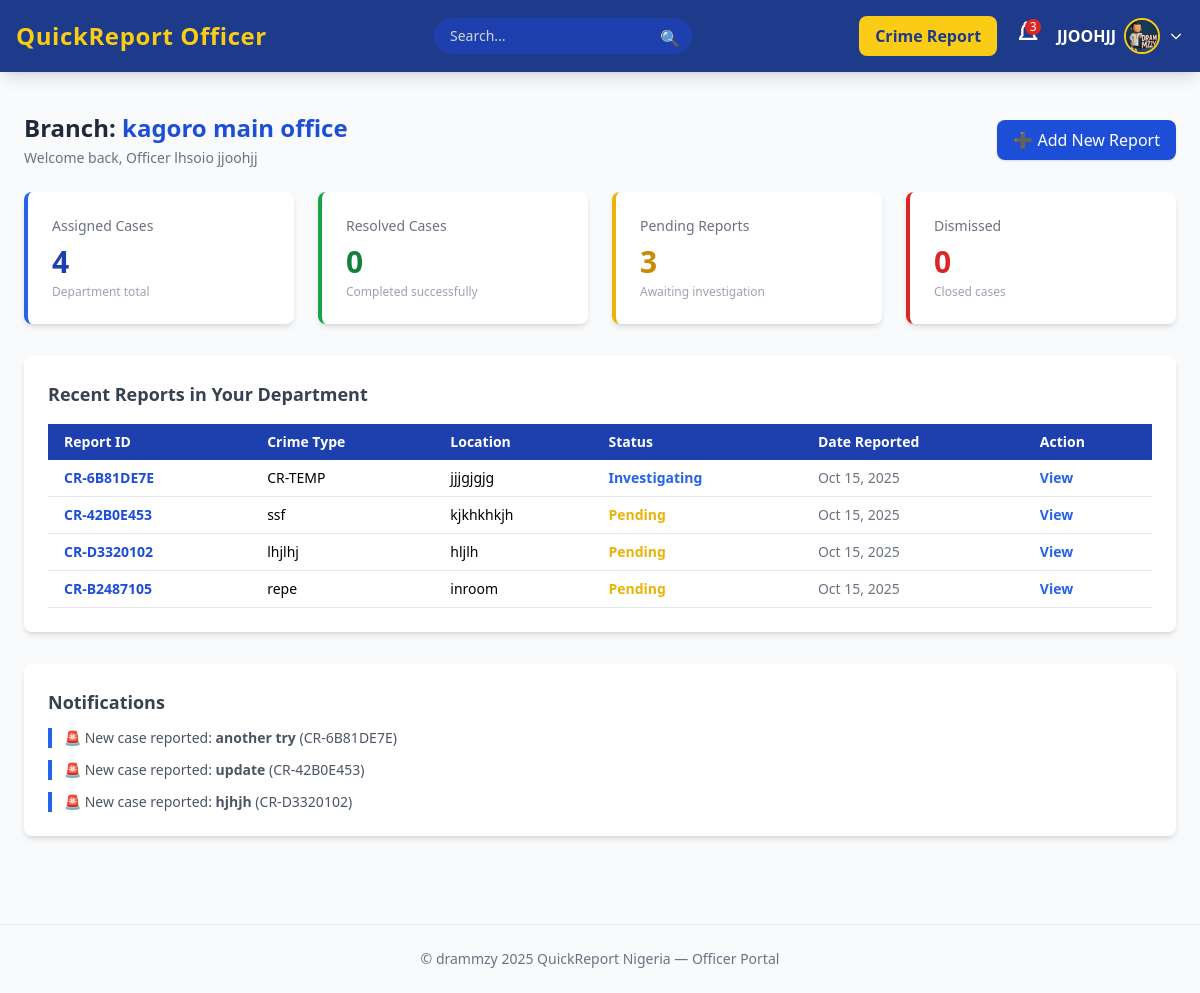
/officer-board/ (signed in), run on an earlier commit of the app's database.
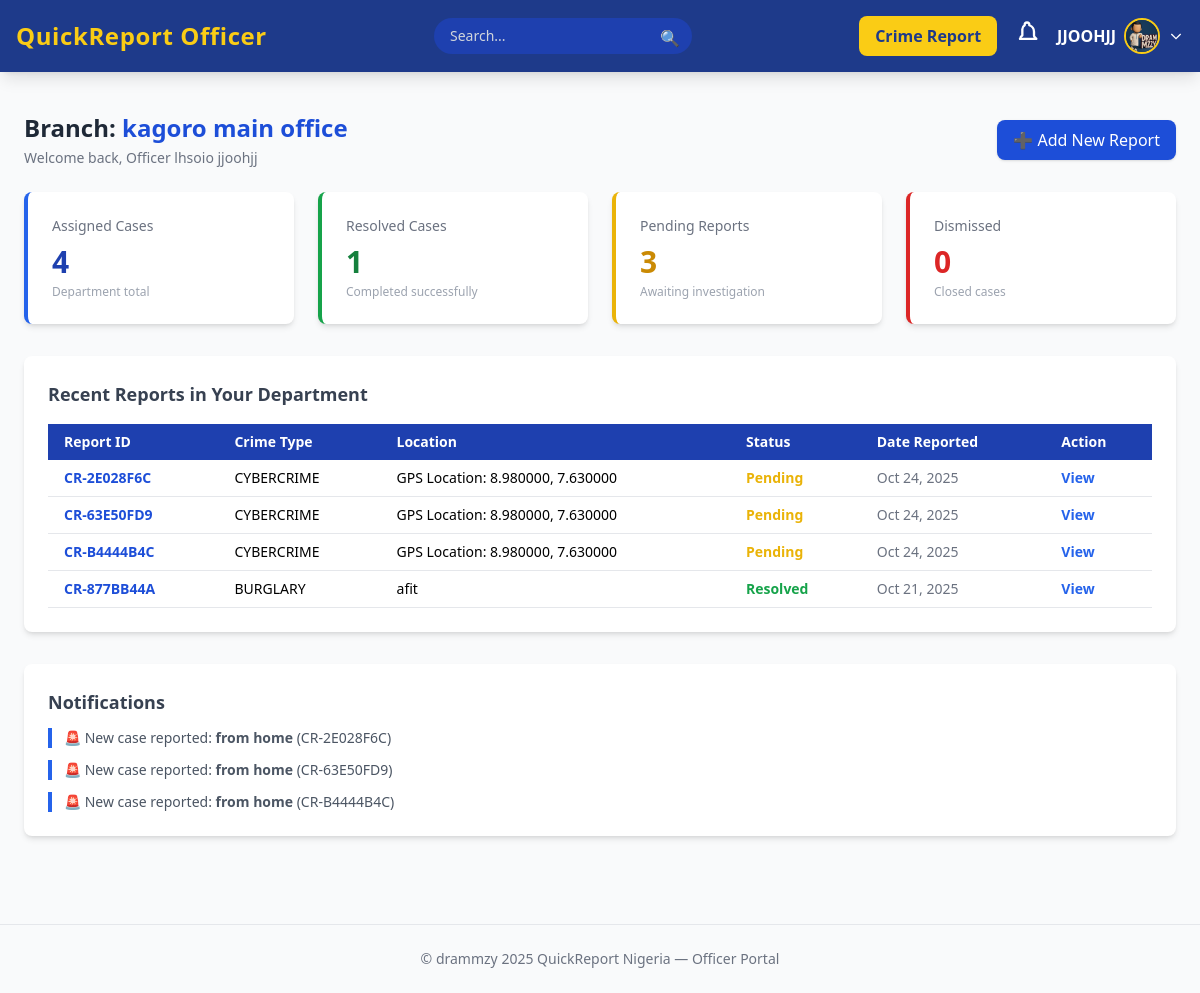
And on a later commit of the database.
### crime_app/models.py (models this page shows, shortened)
class User(AbstractUser):
    ROLE_CHOICES = (
        ('admin', 'Super Admin'),
        ('officer', 'Officer'),
        ('citizen', 'Citizen'),
    )
    role = models.CharField(max_length=20, choices=ROLE_CHOICES, default='citizen')
    phone = models.CharField(max_length=20, blank=True, null=True)
    address = models.TextField(blank=True, null=True)
    is_active = models.BooleanField(default=True)

class Officer(models.Model):
    RANK_CHOICES = [
        ('ASP', 'Assistant Superintendent of Police'),
        ('DSP', 'Deputy Superintendent of Police'),
        ('SP', 'Superintendent of Police'),
        ('CSP', 'Chief Superintendent of Police'),
        ('ACP', 'Assistant Commissioner of Police'),
        ('DCP', 'Deputy Commissioner of Police'),
        ('CP', 'Commissioner of Police'),
    ]
    user = models.OneToOneField(User, on_delete=models.CASCADE)
    rank = models.CharField(max_length=50, choices=RANK_CHOICES)
    badge_number = models.CharField(max_length=30, unique=True)
    department = models.ForeignKey('Department', on_delete=models.SET_NULL, null=True, blank=True, related_name='officers')
    profile_picture = models.ImageField(upload_to='officers/', blank=True, null=True)
    on_duty = models.BooleanField(default=True)

class Department(models.Model):
    name = models.CharField(max_length=100, unique=True)
    location = models.CharField(max_length=150)
    contact_number = models.CharField(max_length=20, blank=True, null=True)
    established_date = models.DateField(blank=True, null=True)
    is_active = models.BooleanField(default=True)

class CrimeReport(models.Model):
    STATUS_CHOICES = (
        ('Pending', 'Pending'),
        ('Investigating', 'Investigating'),
        ('Resolved', 'Resolved'),
        ('Dismissed', 'Dismissed')
    )
    PRIORITY_CHOICES = (
        ('Low', 'Low'),
        ('Medium', 'Medium'),
        ('High', 'High'),
        ('Emergency', 'Emergency')
    )
    INCIDENT_TYPES = [
        ('CR-TEMP', 'CR-TEMP'),
        ('ASSAULT', 'Assault'),
        ('BURGLARY', 'Burglary'),
        ('THEFT', 'Theft'),
        ('ROBBERY', 'Robbery'),
        ('VANDALISM', 'Vandalism'),
        ('FRAUD', 'Fraud'),
        ('CYBERCRIME', 'Cyber Crime'),
        ('DRUG_OFFENSE', 'Drug Offense'),
        ('TRAFFIC_ACCIDENT', 'Traffic Accident'),
        ('DOMESTIC_VIOLENCE', 'Domestic Violence'),
        ('HARASSMENT', 'Harassment'),
        ('OTHER', 'Other'),
    ]
    report_id = models.CharField(max_length=12, unique=True, editable=False)
    reporter = models.ForeignKey(User, on_delete=models.SET_NULL, null=True, blank=True, related_name='reports')
    department = models.ForeignKey(Department, on_delete=models.SET_NULL, null=True, blank=True)
    title = models.CharField(max_length=200)
    description = models.TextField()
    location = models.CharField(max_length=255)
    latitude = models.FloatField(null=True, blank=True)
    longitude = models.FloatField(null=True, blank=True)
    incident_type = models.CharField(max_length=50, choices=INCIDENT_TYPES)
    priority = models.CharField(max_length=20, choices=PRIORITY_CHOICES, default='Medium')
    evidence_image = models.ImageField(upload_to='evidence/images/%Y/%m/%d/', null=True, blank=True)
    evidence_video = models.FileField(upload_to='evidence/videos/%Y/%m/%d/', null=True, blank=True)
    evidence_audio = models.FileField(upload_to='evidence/audio/%Y/%m/%d/', null=True, blank=True)
    date_reported = models.DateTimeField(auto_now_add=True)
    date_updated = models.DateTimeField(auto_now=True)
    status = models.CharField(max_length=20, choices=STATUS_CHOICES, default='Pending')
    class Meta:
        ordering = ['-date_reported']
        indexes = [
            models.Index(fields=['status', 'date_reported']),
            models.Index(fields=['reporter', 'date_reported']),
            models.Index(fields=['department', 'date_reported']),
        ]
        verbose_name = "Crime Report"
        verbose_name_plural = "Crime Reports"

### crime_app/views.py (the view)
# urls.py: path('officer-board/', views.officer_board, name='officer-board'),
def officer_board(request):
    if not hasattr(request.user, 'officer'):
        messages.error(request, "Only officers can access this page.")
        return redirect('my-login')
    officer = request.user.officer
    officer_dept = officer.department
    reports = CrimeReport.objects.filter(department=officer_dept)
    context = {
        'total_reports': reports.count(),
        'resolved_cases': reports.filter(status='Resolved').count(),
        'pending_cases': reports.filter(status='Pending').count(),
        'dismissed_cases': reports.filter(status='Dismissed').count(),
        'recent_reports': reports.order_by('-date_reported')[:8],
        'new_reports': reports.order_by('-date_reported')[:3],
    }
    return render(request, 'crime_app/officerPage/officer-board.html', context)

### crime_app/context_processors.py (called while the page is built)
def officer_notifications(request):
    if request.user.is_authenticated and hasattr(request.user, 'officer'):
        officer = request.user.officer
        unread_count = officer.notifications.filter(is_read=False).count()
        recent_notifications = officer.notifications.order_by('-created_at')[:5]
    else:
        unread_count = 0
        recent_notifications = []
    return {
        'unread_count': unread_count,
        'recent_notifications': recent_notifications,
    }

### crime_app/templates/crime_app/officerPage/officer-board.html
{% extends "crime_app/officerPage/main.html" %}
{% block content %}
<div class="flex justify-between items-center mb-6">
  <div>
    <h1 class="text-2xl font-bold text-gray-800">
      Branch: <span class="text-blue-700">{{ user.officer.department.name }}</span>
    </h1>
    <p class="text-sm text-gray-500 mt-1">Welcome back, Officer {{ user.get_full_name }}</p>
  </div>
  <a href="{% url 'add-report' %}" class="bg-blue-700 text-white px-4 py-2 rounded-lg shadow hover:bg-blue-800 transition">
    ➕ Add New Report
  </a>
</div>
<section class="grid grid-cols-1 sm:grid-cols-2 lg:grid-cols-4 gap-6">
  <div class="bg-white p-6 rounded-lg shadow-md border-l-4 border-blue-600">
    <a href="{% url 'add-report' %}">
    <h3 class="text-gray-500 text-sm">Assigned Cases</h3>
    <p class="text-3xl font-bold text-blue-800 mt-2">{{ total_reports }}</p>
    <p class="text-xs text-gray-400 mt-1">Department total</p>
    </a>
  </div>
  <div class="bg-white p-6 rounded-lg shadow-md border-l-4 border-green-600">
    <h3 class="text-gray-500 text-sm">Resolved Cases</h3>
    <p class="text-3xl font-bold text-green-700 mt-2">{{ resolved_cases }}</p>
    <p class="text-xs text-gray-400 mt-1">Completed successfully</p>
  </div>
  <div class="bg-white p-6 rounded-lg shadow-md border-l-4 border-yellow-500">
    <h3 class="text-gray-500 text-sm">Pending Reports</h3>
    <p class="text-3xl font-bold text-yellow-600 mt-2">{{ pending_cases }}</p>
    <p class="text-xs text-gray-400 mt-1">Awaiting investigation</p>
  </div>
  <div class="bg-white p-6 rounded-lg shadow-md border-l-4 border-red-600">
    <h3 class="text-gray-500 text-sm">Dismissed</h3>
    <p class="text-3xl font-bold text-red-600 mt-2">{{ dismissed_cases }}</p>
    <p class="text-xs text-gray-400 mt-1">Closed cases</p>
  </div>
</section>
<section class="bg-white p-6 rounded-lg shadow-md mt-8">
  <h2 class="text-lg font-semibold text-gray-700 mb-4">Recent Reports in Your Department</h2>
  <div class="overflow-x-auto">
    <table class="w-full text-left border-collapse text-sm">
      <thead class="bg-blue-800 text-white">
        <tr>
          <th class="px-4 py-2">Report ID</th>
          <th class="px-4 py-2">Crime Type</th>
          <th class="px-4 py-2">Location</th>
          <th class="px-4 py-2">Status</th>
          <th class="px-4 py-2">Date Reported</th>
          <th class="px-4 py-2">Action</th>
        </tr>
      </thead>
      <tbody>
        {% for report in recent_reports %}
        <tr class="border-b hover:bg-gray-50">
          <td class="px-4 py-2 font-semibold text-blue-700">{{ report.report_id }}</td>
          <td class="px-4 py-2">{{ report.incident_type }}</td>
          <td class="px-4 py-2">{{ report.location }}</td>
          <td class="px-4 py-2 font-semibold
              {% if report.status == 'Resolved' %}text-green-600
              {% elif report.status == 'Pending' %}text-yellow-500
              {% elif report.status == 'Dismissed' %}text-red-500
              {% else %}text-blue-600{% endif %}">
              {{ report.status }}
          </td>
          <td class="px-4 py-2 text-gray-500">{{ report.date_reported|date:"M d, Y" }}</td>
          <td class="px-4 py-2">
            <a href="{% url 'report-detail' report.id %}"
               class="text-blue-600 hover:text-blue-800 font-semibold">View</a>
          </td>
        </tr>
        {% empty %}
        <tr>
          <td colspan="6" class="text-center py-4 text-gray-500">No reports found for your department.</td>
        </tr>
        {% endfor %}
      </tbody>
    </table>
  </div>
</section>
<section class="mt-8 bg-white p-6 rounded-lg shadow-md">
  <h2 class="text-lg font-semibold text-gray-700 mb-3">Notifications</h2>
  <ul class="space-y-3 text-sm text-gray-600">
    {% for report in new_reports %}
    <li class="border-l-4 border-blue-600 pl-3">
      🚨 New case reported: <strong>{{ report.title }}</strong> ({{ report.report_id }})
    </li>
    {% empty %}
    <li class="text-gray-500">No new reports recently.</li>
    {% endfor %}
  </ul>
</section>
{% endblock %}

### crime_app/templates/crime_app/officerPage/main.html (shortened to what this page needs)
{% load static %}
<!DOCTYPE html>
<html lang="en">
<head>
  <script src="https://cdn.tailwindcss.com"></script>
</head>
<body class="bg-gray-50 font-sans antialiased">
  <header class="bg-blue-900 text-white shadow-lg fixed top-0 w-full z-50">
    <div class="max-w-7xl mx-auto px-4 py-4 flex justify-between items-center">
      <div class="flex items-center space-x-2">
        <h1 class="text-2xl text-yellow-400 font-bold tracking-wide">
          <a href="{% url 'officer-board' %}">QuickReport Officer</a>
        </h1>
      </div>
      <div class="relative">
        <form method="GET" action="{% url 'search-report' %}" class="relative w-full max-w-md mx-auto">
        <input
            type="text"
            name="q"
            placeholder="Search..."
            value="{{ request.GET.q }}"
            class="bg-blue-800 text-sm px-4 py-2 rounded-full focus:outline-none focus:ring-2 focus:ring-yellow-400 placeholder-gray-300 text-gray-100 w-full pr-10"
        >
        <button type="submit" class="absolute right-0 top-0 mt-2 mr-3 text-gray-400">
            🔍
        </button>
    </form>
      </div>
      <div class="flex items-center space-x-4">
        <a href="{% url 'add-report' %}" class="hidden md:inline-block bg-yellow-400 hover:bg-yellow-500 text-blue-900 px-4 py-2 rounded-lg font-semibold transition">
          Crime Report
        </a>
        <div class="relative">
          <button id="notifyBtn" class="relative focus:outline-none">
            {% if unread_count > 0 %}
              <span id="notificationCount" class="absolute top-0 right-0 bg-red-600 text-xs text-white rounded-full w-4 h-4 flex items-center justify-center">
                {{ unread_count }}
              </span>
            {% endif %}
          </button>
        </div>
        <div class="relative">
          <button id="profileBtn" class="flex items-center space-x-2 focus:outline-none">
            <span class="hidden md:inline font-semibold">{{ user.last_name|upper }}</span>
            {% if user.officer.profile_picture %}
              <img src="{{ user.officer.profile_picture.url }}" alt="Officer Photo"
                class="w-9 h-9 rounded-full border-2 border-yellow-400 object-cover">
            {% else %}
              <img src="{% static 'images/avatar.png' %}" alt="Officer" class="w-9 h-9 rounded-full border-2 border-yellow-400">
            {% endif %}
            <svg class="w-4 h-4" fill="none" stroke="currentColor" stroke-width="2" viewBox="0 0 24 24">
              <path d="M19 9l-7 7-7-7"></path>
            </svg>
          </button>
        </div>
      </div>
    </div>
  </header>
  <main class="max-w-7xl mx-auto px-6 pt-28 pb-10">
    {% block content %}
    {% endblock %}
  </main>
  <footer class="text-center text-sm text-gray-500 py-6 border-t mt-12">
    &copy;  drammzy 2025 QuickReport Nigeria — Officer Portal
  </footer>
</body>
</html>

What changed in the data, as far as the page shows it:
removed CrimeReport: report_id "CR-6B81DE7E", incident_type "CR-TEMP", location "jjjgjgjg", status "Investigating", date_reported "Oct 15, 2025", title "another try"
removed CrimeReport: report_id "CR-42B0E453", incident_type "ssf", location "kjkhkhkjh", status "Pending", date_reported "Oct 15, 2025", title "update"
removed CrimeReport: report_id "CR-D3320102", incident_type "lhjlhj", location "hljlh", status "Pending", date_reported "Oct 15, 2025", title "hjhjh"
removed CrimeReport: report_id "CR-B2487105", incident_type "repe", location "inroom", status "Pending", date_reported "Oct 15, 2025", shown under "Recent Reports in Your Department"
added CrimeReport: report_id "CR-2E028F6C", incident_type "CYBERCRIME", location "GPS Location: 8.980000, 7.630000", status "Pending", date_reported "Oct 24, 2025", title "from home"
added CrimeReport: report_id "CR-63E50FD9", incident_type "CYBERCRIME", location "GPS Location: 8.980000, 7.630000", status "Pending", date_reported "Oct 24, 2025", title "from home"
added CrimeReport: report_id "CR-B4444B4C", incident_type "CYBERCRIME", location "GPS Location: 8.980000, 7.630000", status "Pending", date_reported "Oct 24, 2025", title "from home"
added CrimeReport: report_id "CR-877BB44A", incident_type "BURGLARY", location "afit", status "Resolved", date_reported "Oct 21, 2025", shown under "Recent Reports in Your Department"
Also different on the page:
{{ resolved_cases }}: "0" → "1"
{{ unread_count }}: "3" → (not shown)
